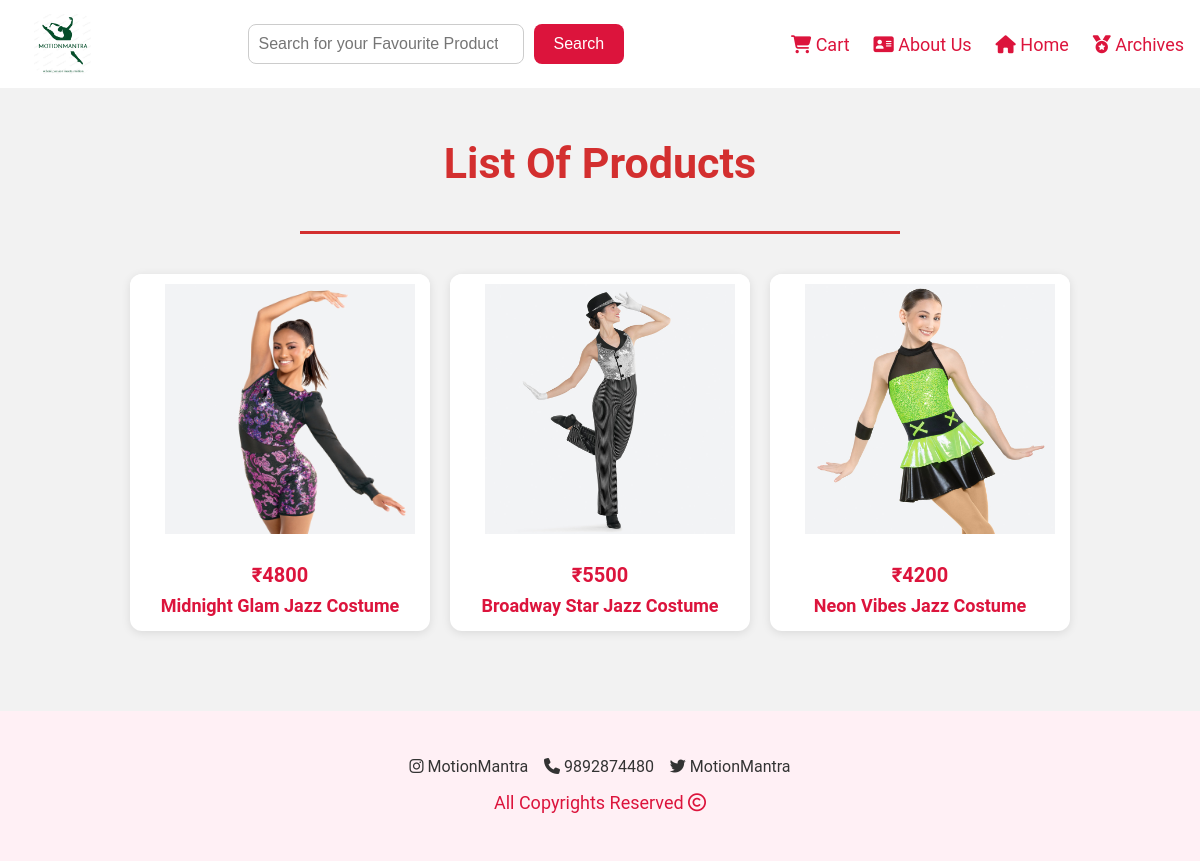
The app's page /Merchandise/jazz.php with its own data.
### tables this page shows
CREATE TABLE `products` (
  `Id` int(5) NOT NULL,
  `Name` varchar(50) NOT NULL,
  `Category` varchar(25) NOT NULL,
  `Price` varchar(20) NOT NULL,
  `image` varchar(75) NOT NULL,
  `Description_1` varchar(1200) DEFAULT NULL,
  `Description_2` varchar(1200) DEFAULT NULL,
  `Description_3` varchar(1200) DEFAULT NULL
);

### Merchandise/jazz.php (the view, shortened to what this page needs)
<?php
$servername = "localhost";
$username = "root";
$password = "";
$dbname = "merchandise";
$conn = new mysqli($servername, $username, $password, $dbname);
$result = $conn->query("SELECT * FROM products WHERE category='jazz'");
?>
<!DOCTYPE html>
<html lang="en">
<head>
</head>
<body>
    <header>
        <img id="logo" src="images/logo.png" alt="Logo">
        <form action="search.php">
            <input type="search" name="category_search" placeholder="Search for your Favourite Products!">
            <input type="submit" value="Search">
        </form>
        <nav>
            <a href="cart2.php"><i class="fa-solid fa-shopping-cart"></i> Cart</a>
            <a href="#about-us"><i class="fa-solid fa-address-card"></i> About Us</a>
            <a href="home.php"><i class="fa-solid fa-home"></i> Home</a>
            <a href="#archives"><i class="fa-solid fa-medal"></i> Archives</a>
        </nav>
    </header>
    <p id="RP">List Of Products</p>
    <hr>
    <div class="product-container">
        <?php
        while ($row = $result->fetch_assoc()) {
            echo "<div class='product-box'>";
            echo "<a href='product.php?id=" . $row['Id'] . "'>";
            echo "<img src='" . $row['image'] . "' alt='" . $row['Name'] . "'>";
            echo "<div class='product-info'>";
            echo "<div class='price'>₹" . $row['Price'] . "</div>";
            echo "<a href='product.php?id=" . $row['Id'] . "'>" . $row['Name'] . "</a>";
            echo "</div>";
            echo "</a>";
            echo "</div>";
        }
        ?>
    </div>
    <footer>
        <p>
            <i class="fa-brands fa-instagram"></i>  MotionMantra &nbsp;&nbsp;
            <i class="fa-solid fa-phone"></i> 9892874480 &nbsp;&nbsp;
            <i class="fa-brands fa-twitter"></i> MotionMantra
        </p>
        <p id="copyright">All Copyrights Reserved <i class="fa-regular fa-copyright"></i></p>
    </footer>
</body>
</html>

### Merchandise/jazz.php (style rules this page uses)
body { font-family: 'Roboto', sans-serif; background-color: #f2f2f2; color: #333; margin: 0; padding: 0; }
header { height: 8%; width: 100%; background: #fff; padding: 14px; top: 0; display: flex; align-items: center; justify-content: space-between; }
#logo { height: 60px; margin-left: 20px; border-radius: 20%; }
form { flex-grow: 1; display: flex; justify-content: center; }
input[type=search] { width: 40%; padding: 10px; font-size: 16px; border-radius: 8px; border: 1px solid #ccc; outline: none; }
input[type=submit] { background: crimson; color: white; padding: 10px 20px; border: none; cursor: pointer; border-radius: 8px; font-size: 16px; margin-left: 10px; }
nav { margin-right: 20px; }
nav a { color: crimson; font-size: 18px; text-decoration: none; margin: 0 10px; transition: all 0.3s; }
#RP { font-size: 43px; text-align: center; color: #d32f2f; font-weight: bold; margin-top: 50px; }
hr { border: none; height: 2.5px; background-color: #d32f2f; width: 50%; margin: auto; }
.product-container { display: flex; flex-wrap: wrap; justify-content: center; gap: 20px; padding: 40px; }
.product-box { width: 300px; background: white; border-radius: 12px; overflow: hidden; box-shadow: 0 2px 10px rgba(0, 0, 0, 0.1); transition: all 0.3s ease-in-out; text-align: center; }
.product-box img { width: 100%; height: 250px; object-fit: contain; padding: 10px; background: #fff; transition: transform 0.3s; }
.product-info { padding: 15px; font-size: 18px; color: crimson; }
.product-info .price { font-weight: bold; font-size: 20px; margin-bottom: 8px; }
.product-info a { text-decoration: none; color: crimson; font-weight: bold; transition: all 0.3s; }
footer { background: lavenderblush; padding: 30px; text-align: center; margin-top: 40px; }
#copyright { font-size: 18px; color: crimson; margin-top: 10px; }

### records on screen
products: image (picture), Price "4800", Name "Midnight Glam Jazz Costume"
products: image (picture), Price "5500", Name "Broadway Star Jazz Costume"
products: image (picture), Price "4200", Name "Neon Vibes Jazz Costume"
